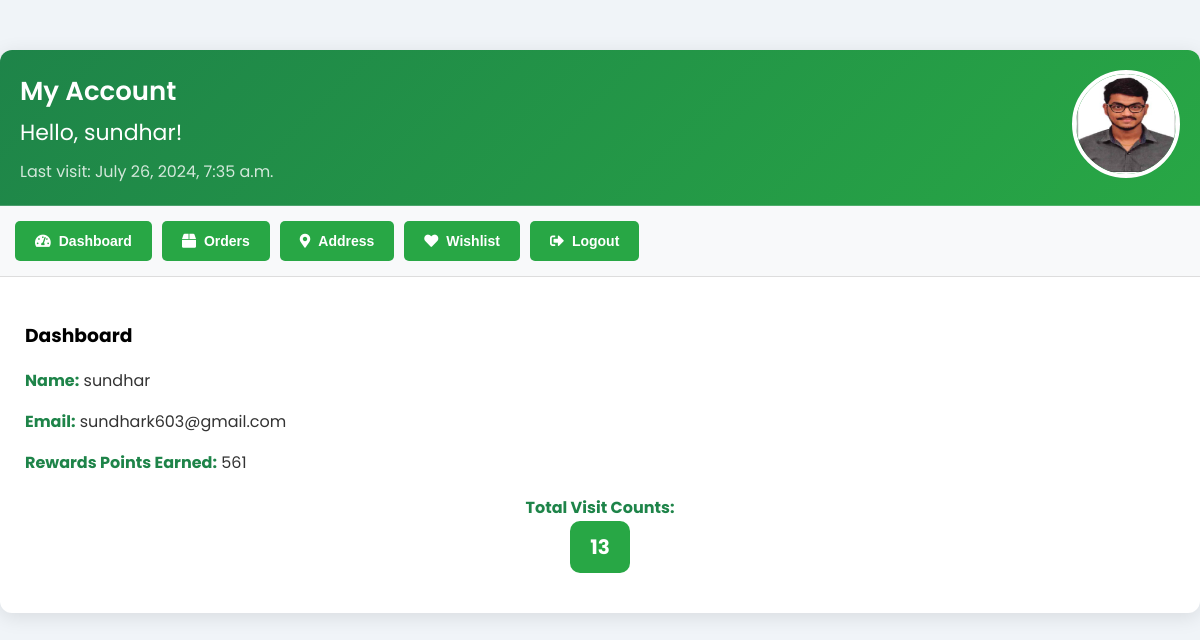
/profile/ (signed in), run on the app's committed database.
### marketplace/models.py (models this page shows, shortened)
class UserProfile(models.Model):
    user = models.OneToOneField(User, on_delete=models.CASCADE)
    visit_count = models.IntegerField(default=0)
    last_visit = models.DateTimeField(null=True, blank=True)

class UserRegistration(models.Model):
    user = models.OneToOneField(User, on_delete=models.CASCADE)
    profile_picture = models.ImageField(upload_to='profile_pics/', null=True, blank=True)
    security_question1 = models.CharField(max_length=255)
    security_answer1 = models.CharField(max_length=255)
    security_question2 = models.CharField(max_length=255)
    security_answer2 = models.CharField(max_length=255)
    wishlist = models.ManyToManyField('Product', blank=True, related_name='wishlisted_by')
    visit_count = models.IntegerField(default=0)
    last_visit = models.DateTimeField(null=True, blank=True)
    reward_points = models.IntegerField(default=0)

### marketplace/views.py (the view)
# urls.py: path('profile/', views.profile, name='profile'),
@login_required
def profile(request):
    user_orders = Order.objects.filter(user=request.user)
    history, created = UserHistory.objects.get_or_create(user=request.user)
    user = request.user
    profile, created = UserProfile.objects.get_or_create(user=user)
    user_registration, created = UserRegistration.objects.get_or_create(user=user)
    session_key = f'profile_visited_{user.id}'
    if not request.session.get(session_key, False):
        profile.visit_count += 1
        profile.last_visit = timezone.now()
        profile.save()
        request.session[session_key] = True
    latest_order = user_orders.order_by('-ordered_at').first()
    shipping_address = latest_order.shipping_address if latest_order else "No shipping address available."
    latest_checkout = Checkout.objects.filter(user=user).order_by('-id').first()
    phone_number = latest_checkout.phone if latest_checkout else "No phone number available."
    context = {
        'user_orders': user_orders,
        'last_login': user.last_login,
        'history': history,
        'username': request.session.get('username'),
        'user_registration': user_registration,
        'profile': profile,
        'shipping_address': shipping_address,
        'phone_number': phone_number,  # Add phone_number to the context
    }
    return render(request, 'marketplace/profile.html', context)

### marketplace/templates/marketplace/Profile.html (shortened to what this page needs)
<!DOCTYPE html>
<html lang="en">
<head>
    {% load static %}
    <link rel="stylesheet" href="{% static 'usr.css' %}">
    <link rel="stylesheet" href="https://cdnjs.cloudflare.com/ajax/libs/font-awesome/5.15.4/css/all.min.css">
</head>
<body>
    <div class="profile-container">
        <div class="profile-header">
            <div class="profile-info">
                <h1>My Account</h1>
                <h2>Hello, <span id="username">{{ user.username }}</span>!</h2>
                <p id="last-visit">Last visit: {{ profile.last_visit|date:"F j, Y, g:i a" }}</p>
            </div>
            <div class="profile-picture">
                <img src="{% if user_registration.profile_picture %}{{ user_registration.profile_picture.url }}{% else %}{% static 'default_profile_picture.jpg' %}{% endif %}" alt="Profile Picture" id="profile-picture">
            </div>
        </div>
        <div class="profile-nav">
            <button class="nav-button" onclick="showSection('dashboard')"><i class="fas fa-tachometer-alt"></i> Dashboard</button>
            <button class="nav-button" id="orders-button"><i class="fas fa-box"></i> Orders</button>
            <button class="nav-button" onclick="showSection('address')"><i class="fas fa-map-marker-alt"></i> Address</button>
            <button class="nav-button" onclick="showSection('wishlist')"><i class="fas fa-heart"></i> Wishlist</button>
            <button class="nav-button" onclick="document.getElementById('logout-form').submit();"><i class="fas fa-sign-out-alt"></i> Logout</button>
        </div>
        <div class="profile-content">
            <div id="dashboard" class="content-section active">
                <h3>Dashboard</h3>
                <div class="account-details">
                    <p><strong>Name:</strong> <span>{{ user.username }}</span></p>
                    <p><strong>Email:</strong> <span>{{ user.email }}</span></p>
                    <p><strong>Rewards Points Earned:</strong> <span>{{ user_registration.reward_points }}</span></p>
                    <div class="visit-count-container">
                        <p><strong>Total Visit Counts:</strong> <br> <span id="visit-count" class="visit-count">{{ profile.visit_count }}</span></p>
                    </div>
                </div>
            </div>
        </div>
    </div>
</body>
</html>

### static/usr.css (style rules this page uses)
body { font-family: 'Poppins', sans-serif; background-color: #f0f4f8; margin: 0; padding: 0; }
.profile-container { max-width: 1200px; background-color: #ffffff; box-shadow: 0 4px 20px rgba(0, 0, 0, 0.1); border-radius: 12px; overflow: hidden; margin: 50px auto; transition: transform 0.3s ease-in-out; }
.profile-header { display: flex; justify-content: space-between; align-items: center; background: linear-gradient(135deg, #1e8449 0%, #28a745 100%); color: #fff; padding: 20px; border-bottom: 1px solid rgba(255, 255, 255, 0.2); }
.profile-info { flex: 1; }
.profile-info h1 { margin: 0; font-size: 26px; font-weight: 600; }
.profile-info h2 { margin: 5px 0 10px; font-size: 22px; font-weight: 400; }
.profile-info p { margin: 0; font-size: 16px; opacity: 0.8; }
.profile-picture img { border-radius: 50%; width: 100px; height: 100px; border: 4px solid #ffffff; }
.profile-nav { display: flex; background-color: #f8f9fa; padding: 15px; border-bottom: 1px solid #ddd; }
.nav-button { background-color: #28a745; color: white; border: none; padding: 10px 20px; margin-right: 10px; cursor: pointer; border-radius: 5px; font-size: 14px; font-weight: 600; transition: background-color 0.3s, transform 0.3s; display: flex; align-items: center; height: 40px; text-decoration: none; }
.nav-button i { margin-right: 8px; }
.profile-content { padding: 25px; }
.content-section { display: none; animation: fadeIn 0.5s ease-in-out; }
.content-section.active { display: block; }
.account-details { font-size: 16px; color: #333; line-height: 1.6; }
.account-details p { margin: 15px 0; }
.account-details strong { color: #1e8449; }
.visit-count-container { text-align: center; margin-top: 20px; }
.visit-count { display: inline-block; padding: 10px 20px; background-color: #28a745; color: white; border-radius: 10px; font-size: 20px; font-weight: bold; transition: transform 0.3s, background-color 0.3s, color 0.3s; }

### data on the page
UserProfile: last_visit "July 26, 2024, 7:35 a.m.", visit_count "13"
UserRegistration: profile_picture (picture), reward_points "561"

### other printed values
{{ user.username }} "sundhar"
{{ user.email }} "sundhark603@gmail.com"
